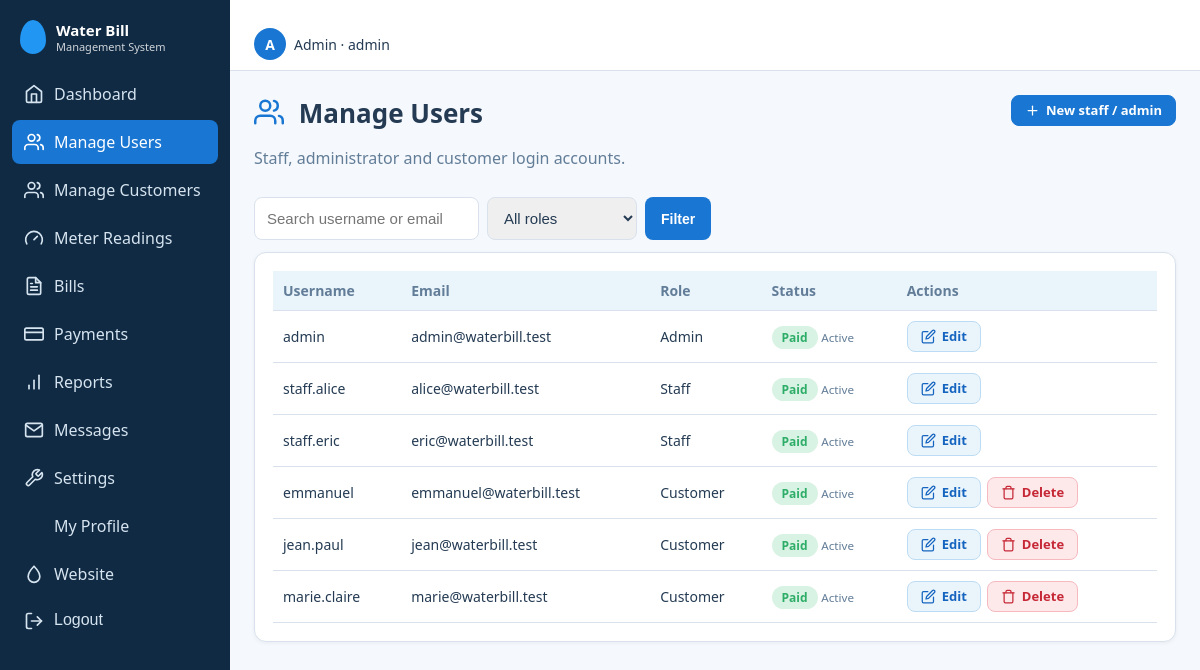
Page /index.php?r=users (signed in) on the committed database.
### tables this page shows
CREATE TABLE users (
  user_id       INT UNSIGNED NOT NULL AUTO_INCREMENT,
  username      VARCHAR(50)  NOT NULL,
  email         VARCHAR(120) NOT NULL,
  password_hash VARCHAR(255) NOT NULL,
  role          ENUM('admin','staff','customer') NOT NULL DEFAULT 'customer',
  is_active     TINYINT(1) NOT NULL DEFAULT 1,
  created_at    TIMESTAMP NOT NULL DEFAULT CURRENT_TIMESTAMP,
  updated_at    TIMESTAMP NOT NULL DEFAULT CURRENT_TIMESTAMP ON UPDATE CURRENT_TIMESTAMP,
  PRIMARY KEY (user_id),
  UNIQUE KEY uq_users_username (username),
  UNIQUE KEY uq_users_email (email),
  KEY idx_users_role (role)
);

### app/core/Controller.php (called while the page is built, shortened)
<?php
abstract class Controller {
    protected function view(string $__view, array $__data = []): void {
        $__layout = APP_ROOT . '/app/views/layout/' . ($__data['layout'] ?? (user() ? 'app' : 'auth')) . '.php';
        $u = user(); $title = $__data['title'] ?? 'Water Bill';
        extract($__data, EXTR_SKIP);
        require $__layout;
    }
}

### app/controllers/UserController.php (called while the page is built, shortened)
<?php
class UserController extends Controller {
    function index() { $this->need('admin'); $r = $_GET['role'] ?? ''; $q = trim($_GET['q'] ?? ''); $this->view('users/index', ['title' => 'Manage Users', 'rows' => User::all($r, $q), 'role' => $r, 'q' => $q]); }
}

### public/index.php (called while the page is built, shortened)
<?php
require __DIR__ . '/../app/helpers/core.php';
$r = trim((string)($_GET['r'] ?? (user() ? 'dashboard/index' : 'home/index')), '/');
[$c, $a] = array_pad(explode('/', $r, 2), 2, 'index');
try {
    (new $cls)->$a();
} catch (Throwable $t) { error_log((string)$t); http_response_code(500); (new ErrorController)->failure(); }

### app/models/Setting.php (called while the page is built, shortened)
<?php
class Setting extends Model {
    private static ?array $c = null;
    static function all(): array {
        if (self::$c === null) { try { self::$c = self::q('SELECT setting_key, setting_value FROM site_settings')->fetchAll(PDO::FETCH_KEY_PAIR); } catch (Throwable $e) { self::$c = []; } }
        return self::$c + self::DEFAULTS;
    }
}

### app/config/database.php (called while the page is built)
<?php
function db(): PDO {
    static $pdo = null;
    if ($pdo) return $pdo;
    $f = __DIR__ . '/database.local.php';
    $c = is_file($f) ? require $f : ['host'=>'127.0.0.1','name'=>'water_bill_management','user'=>'root','pass'=>''];
    try {
        $pdo = new PDO("mysql:host={$c['host']};dbname={$c['name']};charset=utf8mb4", $c['user'], $c['pass'], [
            PDO::ATTR_ERRMODE => PDO::ERRMODE_EXCEPTION,
            PDO::ATTR_DEFAULT_FETCH_MODE => PDO::FETCH_ASSOC,
            PDO::ATTR_EMULATE_PREPARES => false,
        ]);
    } catch (PDOException $e) {
        error_log($e->getMessage());
        http_response_code(500);
        exit('Database connection failed. Check app/config/database.php');
    }
    return $pdo;
}

### app/core/Model.php (called while the page is built, shortened)
<?php
abstract class Model {
    public static function q(string $sql, array $p = []): PDOStatement { $s = db()->prepare($sql); $s->execute($p); return $s; }
}

### app/models/User.php (called while the page is built, shortened)
<?php
class User extends Model {
    static function all(string $role = '', string $q = ''): array {
        $w = []; $p = [];
        return self::q('SELECT user_id,username,email,role,is_active,created_at FROM users' . ($w ? ' WHERE ' . implode(' AND ', $w) : '') . ' ORDER BY role, username LIMIT 200', $p)->fetchAll();
    }
}

### app/views/users/index.php (the view, shortened to what this page needs)
<div class="head"><div><h1><?= icon('users') ?> Manage Users</h1><p class="muted">Staff, administrator and customer login accounts.</p></div><?= act_link('add', 'New staff / admin', url('users/create')) ?></div>
<form method="get" class="filter wrap"><input name="q" placeholder="Search username or email" value="<?= e($q) ?>" aria-label="Search"><select name="role" aria-label="Role"><option value="">All roles</option></select><button class="btn sm">Filter</button></form>
<div class="panel"><div class="tw"><table><tr><th>Username</th><th>Email</th><th>Role</th><th>Status</th><th>Actions</th></tr><?php foreach ($rows as $x): ?><tr><td><?= e($x['username']) ?></td><td><?= e($x['email']) ?></td><td><?= e(ucfirst($x['role'])) ?></td><td><?= $x['is_active'] ? badge('Paid') : badge('Unpaid') ?> <small class="muted"><?= $x['is_active'] ? 'Active' : 'Inactive' ?></small></td>
<td class="acts2"><?= act_link('edit', 'Edit', url('users/edit', ['id' => $x['user_id']])) ?><?php if ((int)$x['user_id'] !== $u['id']): ?><?php if ($x['role'] === 'admin'): ?><?= $x['is_active'] ? act_form('warn', 'Deactivate', 'users/setactive', ['id' => $x['user_id'], 'active' => 0], 'Deactivate this account?') : act_form('ok', 'Activate', 'users/setactive', ['id' => $x['user_id'], 'active' => 1], 'Activate this account?') ?><?php elseif ($x['role'] === 'customer'): ?><?= act_form('del', 'Delete', 'users/delete', ['id' => $x['user_id']], 'Delete this customer login? The customer profile and billing history will be kept. Accounts with linked readings or payments cannot be deleted.') ?><?php endif; ?><?php endif; ?></td></tr><?php endforeach; ?></table></div></div>

### app/views/layout/app.php (shortened to what this page needs)
<?php
$menus = ['admin' => [['dashboard', 'Dashboard', 'home'], ['users', 'Manage Users', 'users'], ['customers', 'Manage Customers', 'users'], ['readings', 'Meter Readings', 'gauge'], ['bills', 'Bills', 'file'], ['payments', 'Payments', 'card'], ['reports', 'Reports', 'chart'], ['messages', 'Messages', 'mail'], ['settings', 'Settings', 'wrench'], ['profile', 'My Profile', 'user']],
  'staff' => [['dashboard', 'Dashboard', 'home'], ['customers', 'Customers', 'users'], ['readings', 'Record Reading', 'gauge'], ['bills', 'Generate Bills', 'file'], ['payments', 'Payment Records', 'card'], ['reports', 'Reports', 'chart'], ['profile', 'My Profile', 'user']],
  'customer' => [['dashboard', 'Dashboard', 'home'], ['bills', 'My Bills', 'file'], ['payments/mine', 'My Payments', 'card'], ['readings/mine', 'Meter Info', 'gauge'], ['profile', 'My Profile', 'user']]];
$cur = (string)($_GET['r'] ?? 'dashboard/index'); [$n1, $n2] = name_lines();
$on = fn(string $r) => $cur === $r || $cur === $r . '/index' || str_starts_with($cur, $r . '/');
?><!DOCTYPE html><html lang="en"><head><meta charset="utf-8"><meta name="viewport" content="width=device-width,initial-scale=1">
<title><?= e($title) ?> · <?= e(site('site_name')) ?></title><link rel="stylesheet" href="assets/css/style.css?v=<?= filemtime(APP_ROOT . '/public/assets/css/style.css') ?>"></head><body>
<aside class="sidebar" id="sidebar"><div class="brand"><?= logo() ?><div><b><?= e($n1) ?></b><?php if ($n2): ?><small><?= e($n2) ?></small><?php endif; ?></div></div>
<nav><?php foreach ($menus[$u['role']] as [$r, $l, $i]): ?><a href="<?= url($r) ?>" class="<?= $on($r) ? 'active' : '' ?>"><?= icon($i) ?><?= e($l) ?></a><?php endforeach; ?>
<a href="<?= url('home/index') ?>"><?= icon('drop') ?>Website</a>
<form method="post" action="<?= url('auth/logout') ?>"><?= csrf_field() ?><button type="submit" class="navbtn"><?= icon('logout') ?>Logout</button></form></nav></aside>
<div class="main"><header class="topbar"><button class="menu-btn" id="menuBtn" aria-label="Open menu">☰</button><div class="who"><span class="avatar"><?= e(strtoupper($u['username'][0])) ?></span><?= e(ucfirst($u['role'])) ?> · <?= e($u['username']) ?></div></header>
<main class="content"><?php if ($__f = flash()): ?><div class="alert <?= e($__f[1]) ?>" role="alert"><?= e($__f[0]) ?></div><?php endif; require $content; ?></main></div><script src="assets/js/app.js"></script></body></html>

### app/helpers/core.php (shortened to what this page needs)
<?php
require_once APP_ROOT . '/app/config/database.php';
spl_autoload_register(function (string $c) {
    foreach (['core', 'models', 'controllers'] as $d) { $f = APP_ROOT . "/app/$d/$c.php"; if (is_file($f)) { require_once $f; return; } }
});
function e($v): string { return htmlspecialchars((string)$v, ENT_QUOTES, 'UTF-8'); }
function url(string $r, array $q = []): string { return 'index.php?r=' . $r . ($q ? '&' . http_build_query($q) : ''); }
function csrf_token(): string { return $_SESSION['csrf'] ??= bin2hex(random_bytes(32)); }
function csrf_field(): string { return '<input type="hidden" name="csrf" value="' . e(csrf_token()) . '">'; }
function user(): ?array { return $_SESSION['user'] ?? null; }
function badge(string $s): string { return '<span class="badge b-' . e(explode(' ', $s)[0]) . '">' . e($s) . '</span>'; }
function icon(string $n): string { return '<svg class="ico" aria-hidden="true"><use href="#i-' . $n . '"/></svg>'; }
function site(string $k): string { return (string)(Setting::all()[$k] ?? ''); }
function name_lines(): array { $w = preg_split('/\s+/', trim(site('site_name'))); return count($w) > 2 ? [implode(' ', array_slice($w, 0, 2)), implode(' ', array_slice($w, 2))] : [implode(' ', $w), '']; }
function logo(string $cls = ''): string { $l = site('logo'); return ($l !== '' && is_file(APP_ROOT . '/public/uploads/' . $l)) ? '<img class="logo ' . e($cls) . '" src="uploads/' . e($l) . '" alt="Logo">' : '<span class="drop ' . e($cls) . '"></span>'; }
function act_link(string $type, string $label, string $href): string { return '<a class="act ' . e($type) . '" href="' . e($href) . '">' . icon(ACT_ICONS[$type] ?? 'eye') . e($label) . '</a>'; }
function act_form(string $type, string $label, string $route, array $hidden, string $confirm = ''): string {
    $h = csrf_field(); foreach ($hidden as $k => $v) $h .= '<input type="hidden" name="' . e($k) . '" value="' . e($v) . '">';
    return '<form method="post" class="inl" action="' . e(url($route)) . '"' . ($confirm !== '' ? ' data-confirm="' . e($confirm) . '"' : '') . '>' . $h . '<button class="act ' . e($type) . '">' . icon(ACT_ICONS[$type] ?? 'eye') . e($label) . '</button></form>';
}

### public/assets/css/style.css (style rules this page uses)
:root { --primary:#1976D2;--navy:#102A43;--sec:#2196F3;--light:#EAF4FB;--bg:#F5F8FC;--text:#243B53;--muted:#627D98;--ok:#2EAD68;--warn:#F59E0B;--err:#DC3545;--border:#D9E2EC }
* { box-sizing:border-box }
body { margin:0;font-family:Segoe UI,Roboto,Arial,sans-serif;background:var(--bg);color:var(--text);overflow-x:hidden }
a { color:var(--primary) }
h1 { margin:0 0 4px;font-size:26px }
.muted { color:var(--muted) }
.sidebar { position:fixed;inset:0 auto 0 0;width:230px;background:var(--navy);color:#fff;padding:16px 12px;z-index:20;transition:transform .2s;overflow-y:auto }
.brand { display:flex;gap:10px;align-items:center;padding:4px 8px 18px }
.brand small { display:block;font-size:11px;opacity:.8 }
.drop { width:26px;height:34px;background:var(--sec);border-radius:50% 50% 50% 50%/60% 60% 40% 40% }
.sidebar nav a { display:flex;gap:10px;align-items:center;color:#d6e4f0;text-decoration:none;padding:11px 12px;border-radius:8px;margin-bottom:4px }
.sidebar nav a.active,.sidebar nav a:hover { background:var(--primary);color:#fff }
.main { margin-left:230px;min-height:100vh }
.topbar { background:#fff;border-bottom:1px solid var(--border);padding:10px 24px;display:flex;justify-content:space-between;align-items:center }
.who { display:flex;gap:8px;align-items:center;font-size:14px;margin-left:auto }
.avatar { background:var(--primary);color:#fff;width:32px;height:32px;border-radius:50%;display:grid;place-items:center;font-weight:600 }
.content { padding:24px;max-width:1200px }
.panel { background:#fff;border:1px solid var(--border);border-radius:12px;padding:18px;box-shadow:0 1px 4px rgba(16,42,67,.06);margin-bottom:16px }
table { width:100%;border-collapse:collapse;font-size:14px }
th,td { text-align:left;padding:10px;border-bottom:1px solid var(--border) }
th { color:var(--muted);font-weight:600 }
.tw { overflow-x:auto }
.badge { padding:3px 10px;border-radius:12px;font-size:12px;font-weight:600 }
.b-Paid { background:#d8f3e3;color:var(--ok) }
input,select { width:100%;padding:11px 12px;border:1px solid var(--border);border-radius:8px;font-size:15px;color:var(--text) }
.btn { background:var(--primary);color:#fff;border:0;border-radius:8px;padding:12px 18px;font-size:15px;font-weight:600;cursor:pointer;width:100%;margin-top:16px }
.head { display:flex;justify-content:space-between;align-items:flex-start;gap:12px;flex-wrap:wrap }
.btn.sm { width:auto;margin:0;padding:9px 16px;display:inline-block;text-decoration:none;font-size:14px }
.navbtn { display:flex;gap:10px;width:100%;background:none;border:0;color:#d6e4f0;padding:11px 12px;border-radius:8px;font-size:inherit;cursor:pointer;text-align:left }
.filter { display:flex;gap:8px;margin:12px 0 }
.filter select { width:auto }
th { background:var(--light) }
.ico { width:20px;height:20px;flex:none;vertical-align:-4px;margin-right:8px }
h1 .ico { width:30px;height:30px;color:var(--primary) }
.sidebar nav a .ico,.navbtn .ico { margin:0 }
html { scroll-behavior:smooth }
.who { list-style:none;padding:0;margin:18px 0 0 }
.brand b { font-size:15px;line-height:1.2;display:block }
.filter.wrap { flex-wrap:wrap }
.filter input,.filter select { width:auto;min-width:150px }
.acts2 { display:flex;gap:8px;align-items:center;flex-wrap:wrap }
.acts2 form { margin:0 }
.act { display:inline-flex;align-items:center;gap:6px;padding:7px 13px;border-radius:8px;border:1px solid transparent;font:inherit;font-size:13px;font-weight:600;line-height:1.1;cursor:pointer;text-decoration:none;white-space:nowrap;transition:background .15s,color .15s,box-shadow .15s,transform .1s }
.act .ico { width:15px;height:15px;margin:0 }
.act.edit { background:#eaf4fb;color:#1565c0;border-color:#bcdcf5 }
.act.del { background:#fde8ea;color:#c62836;border-color:#f6b9c0 }
.act.add,.act.save { background:var(--primary);color:#fff;border-color:var(--primary) }
form.inl { display:inline;margin:0 }
.acts2 { display:flex;gap:6px;flex-wrap:wrap;align-items:center }
td.acts2 { display:table-cell;white-space:nowrap }
td.acts2 form,td.acts2 a { margin-right:6px }

### rows in the picture
users: username "A", role "Admin", username "admin", email "admin@waterbill.test", is_active "Active"
users: username "staff.alice", email "alice@waterbill.test", role "Staff", is_active "Active"
users: username "staff.eric", email "eric@waterbill.test", role "Staff", is_active "Active"
users: username "emmanuel", email "emmanuel@waterbill.test", role "Customer", is_active "Active"
users: username "jean.paul", email "jean@waterbill.test", role "Customer", is_active "Active"
users: username "marie.claire", email "marie@waterbill.test", role "Customer", is_active "Active"

### other values in the picture
$n1 "Water Bill"
$n2 "Management System"
$l "Dashboard"
$l "Manage Users"
$l "Manage Customers"
$l "Meter Readings"
$l "Bills"
$l "Payments"
$l "Reports"
$l "Messages"
$l "Settings"
$l "My Profile"
$label "New staff / admin"
